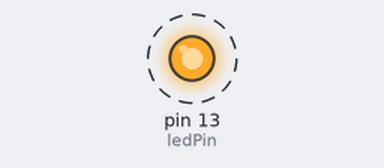
Recording of a sketch running on a simulated Arduino Uno, built with avr-gcc and run on an emulated ATmega328P. On the bench: output pins drawn as LEDs (lit = HIGH). Dashed ring = blinking.

Above: at 0.5 s.
Timing chart, 0 to 4.6 s (numbered marks = the images above):
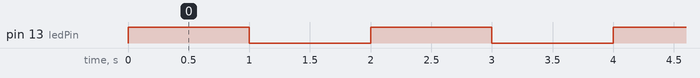

Measured:
- by itself, pin 13 (ledPin): alternates HIGH for 1.0 s and LOW for 1.0 s

The sketch:

simple_blink.ino
```cpp
//Led che lampeggia

int tDelay = 1000;
int ledPin = 13;

void setup(){
  pinMode(ledPin, OUTPUT);
}
void loop(){
  digitalWrite(ledPin, HIGH);
  delay(tDelay);
  digitalWrite(ledPin, LOW);
  delay(tDelay);
}
```
